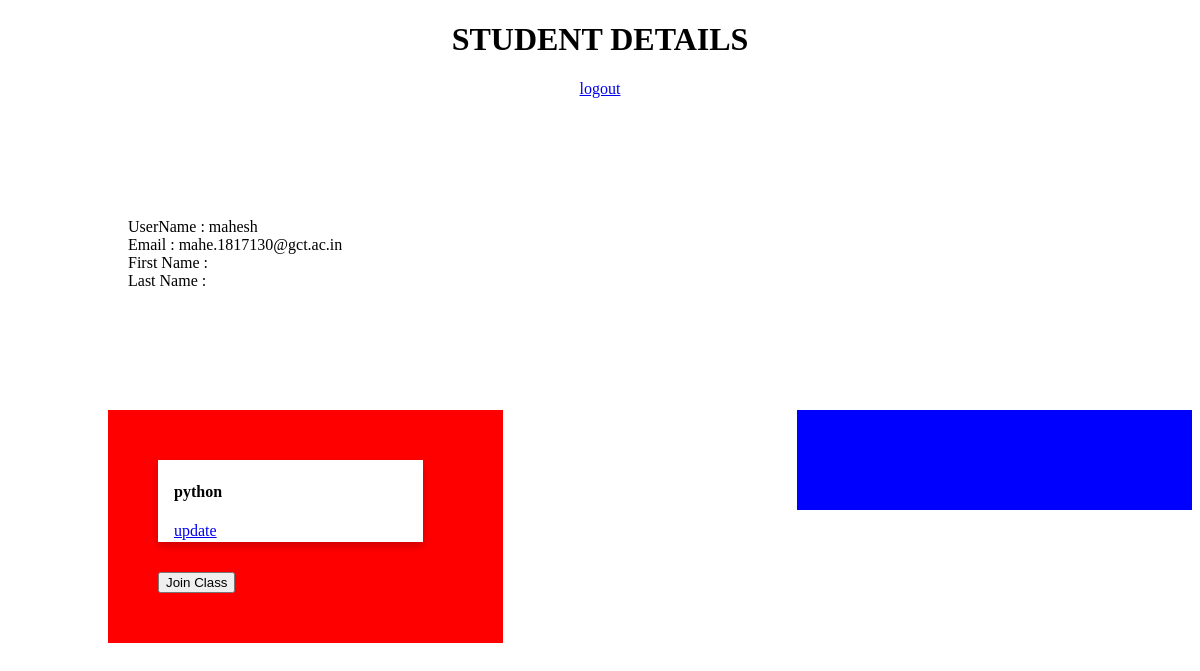
Page /profile (signed in) on the earlier database version.
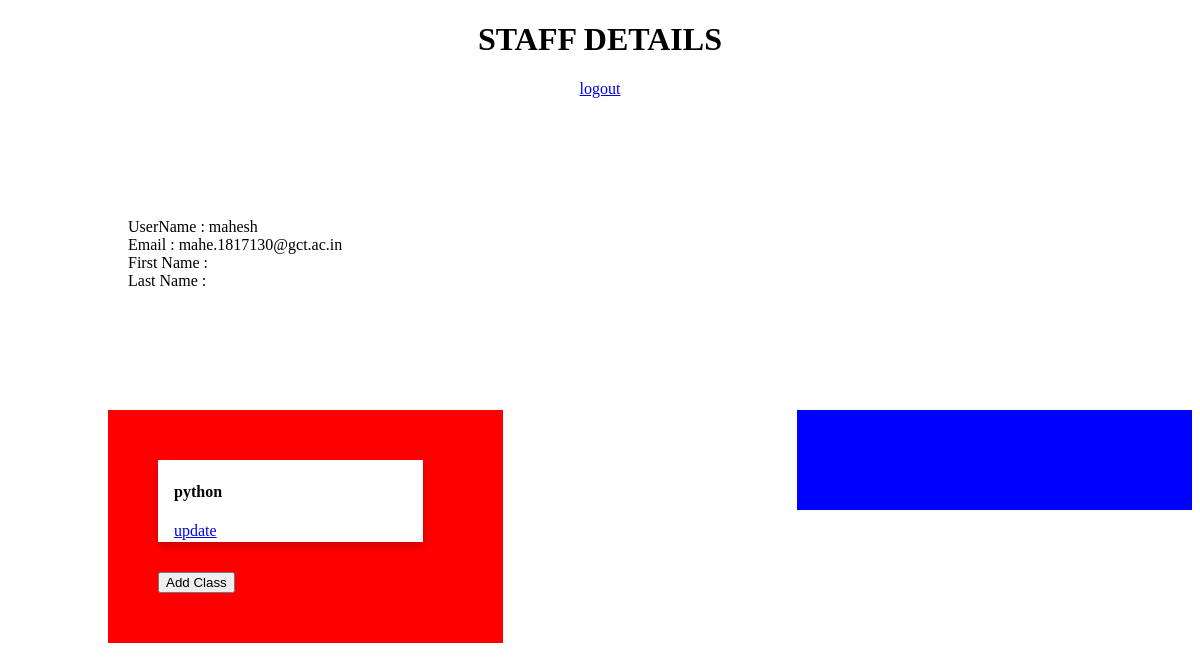
Same page on the later database version.
### main/models.py (models this page shows, shortened)
class User(AbstractUser):
    pass

class Class(models.Model):
    classname = models.CharField(max_length=15,unique=True)
    description = models.TextField()
    owner = models.ForeignKey(User,related_name="owner",on_delete = models.CASCADE)
    user = models.ManyToManyField(User,null=True,blank=True)

### main/staffview.py (the view)
# urls.py: path('profile',staffview.Profile),
@login_required()
def Profile(request):
    user = User.objects.get(email=request.user.email)
    classes = Class.objects.filter(user__exact= user)
    return render(request,'main/profile.html',{ 'user' : user , 'classes' : classes })

### main/templates/main/profile.html (shortened to what this page needs)
<!DOCTYPE html>
<html lang="en">
<head>
   <body >
    {% if user.is_staff %}
    <center><h1>   STAFF DETAILS      </h1>
    <a href="{% url 'account_logout' %}" > logout </a>
    </center>
    {% else %}
    <center><h1>   STUDENT DETAILS      </h1>
    <a href="{% url 'account_logout' %}" > logout </a>
    </center>
    {% endif %}
    <div id="details" style="margin:120px">
    UserName : {{ user.username }}
    <br>
    Email : {{ user.email }}
    <br>
   First Name : {{ user.first_name }}
    <br>
    Last Name : {{ user.last_name }}
    </div>
    <div id="container">
        <div class="box" id="students" >
        </div>
        <div class="box" id="classes" >
            {% if classes.count > 0 %}
            {% for classs in classes.all %}
            <div class="card" onclick=" showstudents('{{ classs.pk }}')  " >
             <div class="container">
                <h4><b>{{classs.classname}}</b></h4>
                <a href=" {% url  'updateclass' classs.pk  %} " target="_blank">update</a>
                </div>
             </div>
            {% endfor %}
            {% else %}
            Start by adding classes ...
            {% endif %}
                {% if user.is_staff %}
                <a href=" {% url  'createclass'  %} "><button class="btn btn-primary">  Add Class </button> </a>
            {% else %}
              <a><button class="btn btn-primary">  Join Class </button> </a>
            {% endif %}
        </div>
    </div>
</body>
</html>

### main/templates/main/profile.html (style rules this page uses)
#classes { margin-left:100px; background-color: red; }
#students { float:right; background-color: blue; }
#container { background-color: red; }
* { box-sizing: border-box; }
.box { float: left; width: 33.33%; padding: 50px; }
.card { box-shadow: 0 4px 8px 0 rgba(0,0.8,0,0.2); transition: 0.5s; width: 90%; margin-bottom : 30px ; background-color : white; }
.container { padding: 2px 16px; }

Differences in the rows shown:
changed User "mahesh": is_staff False → True (drawn)
Other differences:
text no longer shown: "STUDENT DETAILS Join Class"
text now shown: "STAFF DETAILS Add Class"
